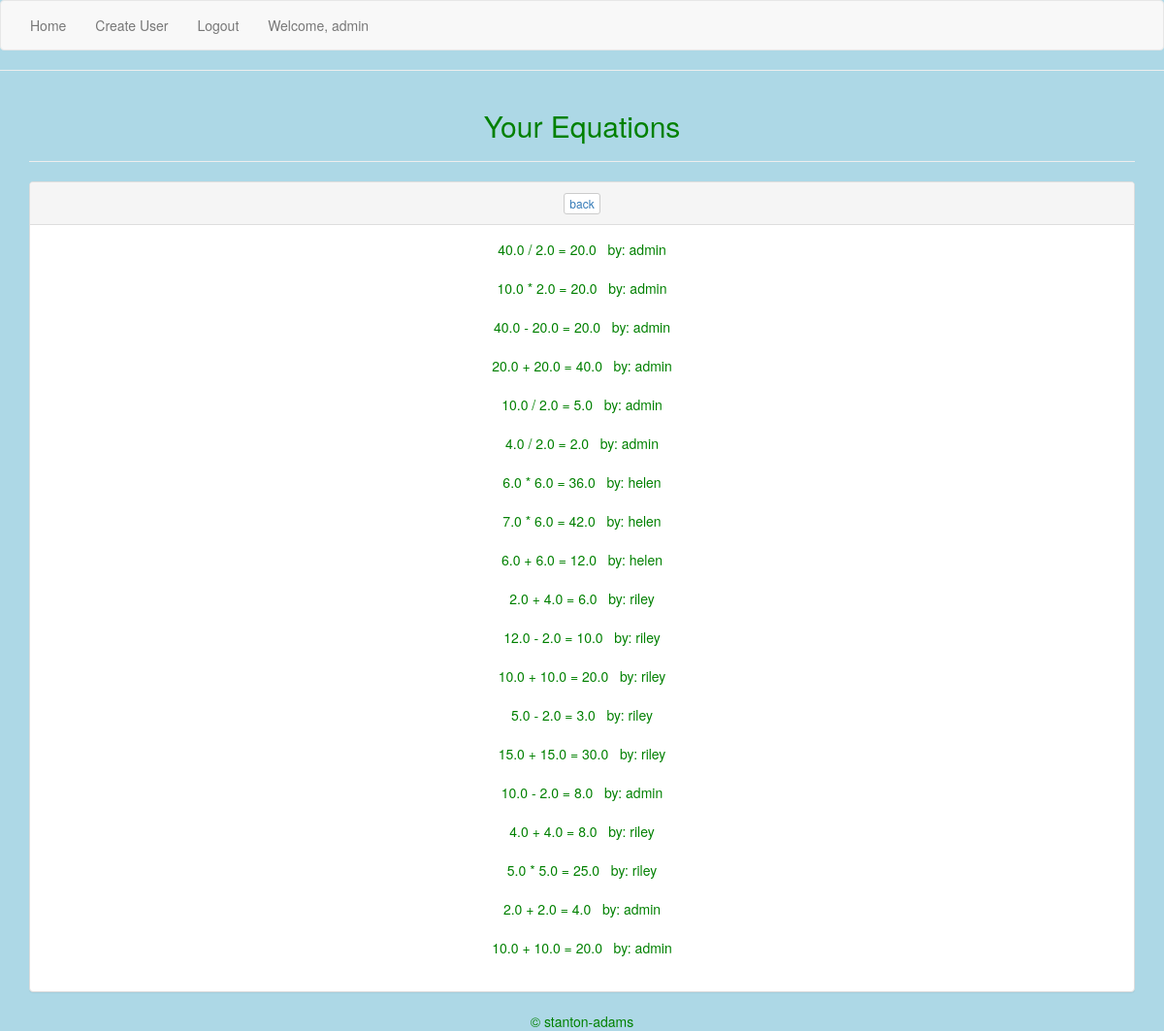
/accounts/profile/1/ (signed in), run on the app's committed database.
### app/models.py (models this page shows, shortened)
class Operation(models.Model):
    created_by = models.ForeignKey('auth.User')
    created = models.DateTimeField(auto_now_add=True)
    num_1 = models.FloatField()
    operator = models.CharField(max_length=1, choices=OPERATORS, default='+')
    num_2 = models.FloatField()
    answer = models.FloatField()
    @property
    def get_answer(self):
        return "{} {} {} = {}".format(self.num_1, self.operator, self.num_2, self.answer)
    class Meta:
        ordering = ("-created", )

### app/views.py (the view)
# urls.py: url(r'^accounts/profile/(?P<pk>\d+)/$', ProfileDetailView.as_view(), name="profile_view"),
class ProfileDetailView(DetailView):
    model = Profile
    template_name = "profile_detail.html"
    def get_context_data(self, **kwargs):
        context = super().get_context_data(**kwargs)
        context["operation_detail"] = Operation.objects.all()
        return context
    def get_queryset(self):
        if self.request.user.profile.user.id:
            return Operation.objects.all()
        return Operation.objects.filter(created_by=self.request.user)

### app/models.py (called while the page is built)
    @property
    def is_owner(self):
        return self.access_level == 'o'

### templates/profile_detail.html
{% extends 'base.html' %}
{% block content %}
<div class="container">
    <h2>Your Equations</h2>
    <hr>
    <div class="panel panel-default">
      <div class="panel-heading">
        <button type="button" class="btn btn-default btn-xs"><a href="{% url 'operation_create_view' %}">back</a></button>
      </div>
      <div class="panel-body">
  {% for answer in operation_detail %}
    {% if request.user == answer.created_by or request.user.profile.is_owner %}
      {{ answer.get_answer }} &nbsp; by: {{answer.created_by}} <br>
      <br>
    {% endif %}
  {% endfor %}
</div>
</div>
</div>
{% endblock %}

### templates/base.html (shortened to what this page needs)
{% load staticfiles %}
<!DOCTYPE html>
<html>
  <head>
    <link rel="stylesheet" href="{% static 'css/bootstrap.css' %}" media="screen" title="no title">
  </head>
  <body>
    <div class="navbar navbar-default">
      <div class="container-fluid">
        <div class="nav navbar-nav">
          <li><a href="{% url 'operation_create_view' %}">Home</a></li>
          <li><a href="{% url 'user_create_view' %}">Create User</a></li>
          {% if not request.user.is_authenticated %}
          <li><a href="{% url 'login' %}">Login</a></li>
          {% else %}
          <li><a href="{% url 'logout' %}?next={% url 'operation_create_view' %}"> Logout </a></li>
          <li><a href="#">Welcome, {{request.user}}</a></li>
          {% endif %}
        </div>
      </div>
    </div>
      <hr>
    {% block content %}
    {% endblock %}
  </body>
  <footer>
  {% block footer %}
  &copy; stanton-adams
  {% endblock%}
</footer>
</html>

### templates/base.html (style rules this page uses)
body { background-color: lightblue; text-align: center; color: green; }

### data on the page
Operation: get_answer "40.0 / 2.0 = 20.0", created_by "admin"
Operation: get_answer "10.0 * 2.0 = 20.0", created_by "admin"
Operation: get_answer "40.0 - 20.0 = 20.0", created_by "admin"
Operation: get_answer "20.0 + 20.0 = 40.0", created_by "admin"
Operation: get_answer "10.0 / 2.0 = 5.0", created_by "admin"
Operation: get_answer "4.0 / 2.0 = 2.0", created_by "admin"
Operation: get_answer "6.0 * 6.0 = 36.0", created_by "helen"
Operation: get_answer "7.0 * 6.0 = 42.0", created_by "helen"
Operation: get_answer "6.0 + 6.0 = 12.0", created_by "helen"
Operation: get_answer "2.0 + 4.0 = 6.0", created_by "riley"
Operation: get_answer "12.0 - 2.0 = 10.0", created_by "riley"
Operation: get_answer "10.0 + 10.0 = 20.0", created_by "riley"
Operation: get_answer "5.0 - 2.0 = 3.0", created_by "riley"
Operation: get_answer "15.0 + 15.0 = 30.0", created_by "riley"
Operation: get_answer "10.0 - 2.0 = 8.0", created_by "admin"
Operation: get_answer "4.0 + 4.0 = 8.0", created_by "riley"
Operation: get_answer "5.0 * 5.0 = 25.0", created_by "riley"
Operation: get_answer "2.0 + 2.0 = 4.0", created_by "admin"
Operation: get_answer "10.0 + 10.0 = 20.0", created_by "admin"

### other printed values
{{ request.user }} "admin"
